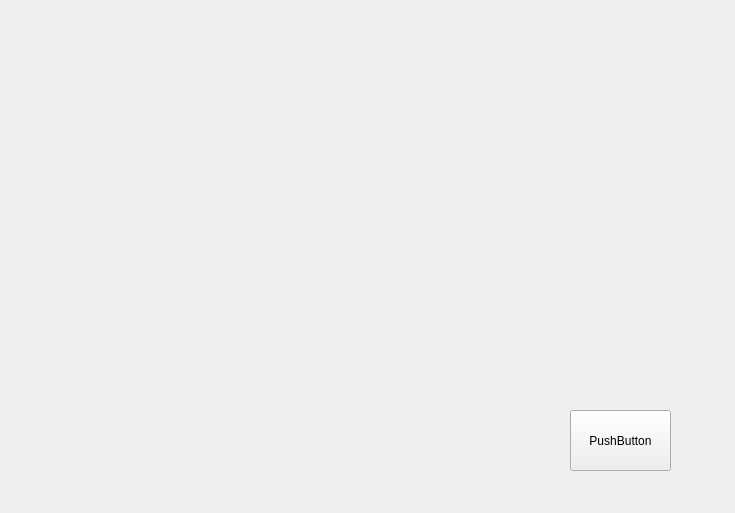
<?xml version="1.0" encoding="UTF-8"?>
<ui version="4.0">
 <class>Form</class>
 <widget class="QWidget" name="Form">
  <property name="geometry">
   <rect>
    <x>0</x>
    <y>0</y>
    <width>735</width>
    <height>513</height>
   </rect>
  </property>
  <property name="windowTitle">
   <string>Form</string>
  </property>
  <widget class="glView" name="widget" native="true">
   <property name="geometry">
    <rect>
     <x>140</x>
     <y>50</y>
     <width>361</width>
     <height>301</height>
    </rect>
   </property>
  </widget>
  <widget class="QPushButton" name="pushButton">
   <property name="geometry">
    <rect>
     <x>570</x>
     <y>410</y>
     <width>101</width>
     <height>61</height>
    </rect>
   </property>
   <property name="text">
    <string>PushButton</string>
   </property>
  </widget>
 </widget>
 <customwidgets>
  <customwidget>
   <class>glView</class>
   <extends>QWidget</extends>
   <header location="global">glview.h</header>
   <container>1</container>
  </customwidget>
 </customwidgets>
 <resources/>
 <connections/>
</ui>
